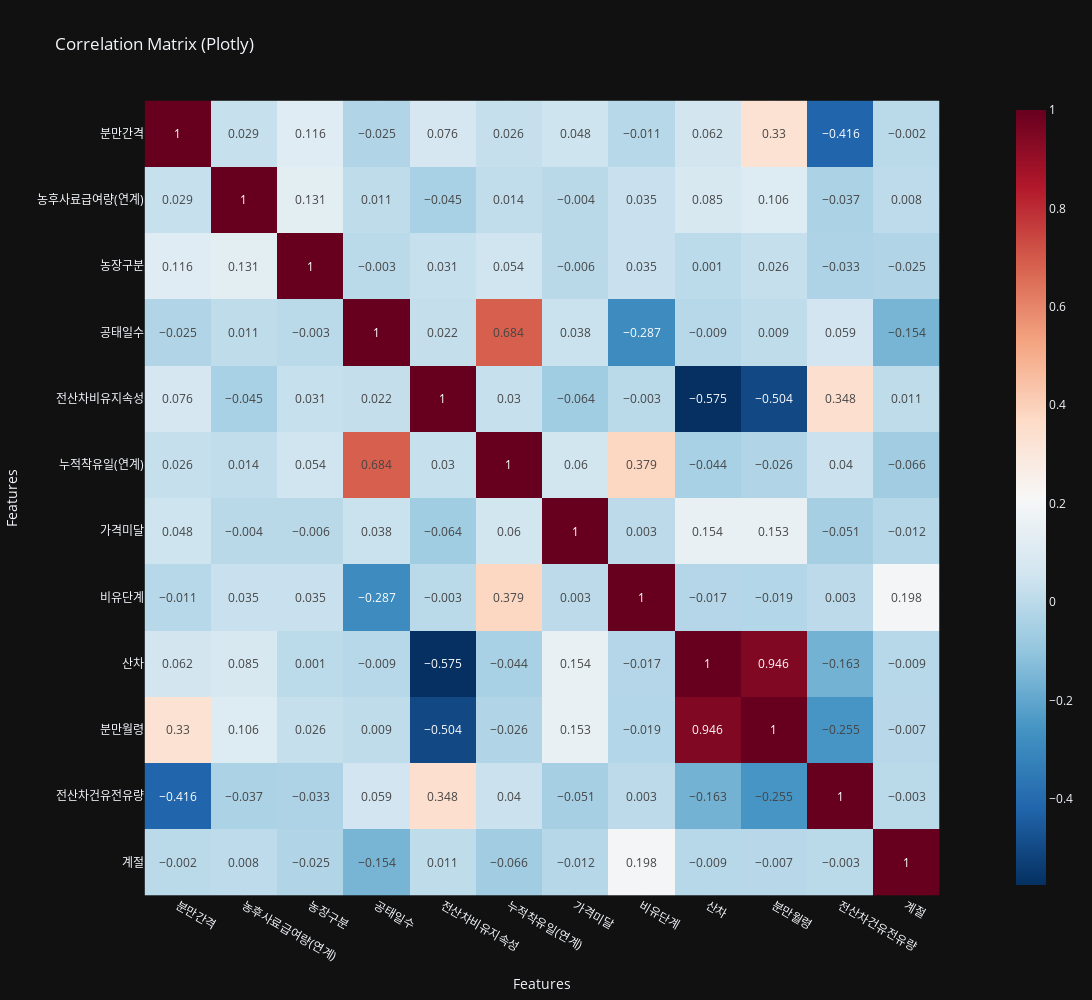

This figure's notebook cell:
### Markdown cell above
# 변수들 간의 상관관계 확인해서 review_score, monthly_avg_orders와 상관계수 높은 것들은 제거하거나 처리

### Code cell
vars = list(set(features + [target]) - set(['정액코드분류']))
corr_matrix = df[vars].corr('spearman').round(3)

fig_corr = px.imshow(
    corr_matrix,
    text_auto=True,
    color_continuous_scale="RdBu_r",
    title="Correlation Matrix (Plotly)",
    template="plotly_dark"
)
fig_corr.update_layout(
    xaxis_title="Features",
    yaxis_title="Features",
    width=1200, height=1000
)
fig_corr.show()

### Figure 1 — Plotly figure (JSON) as saved in the notebook; plotly's stock layout.template omitted (floating-point values rounded to 4 significant figures; data arrays with more than 128 entries replaced by an {"elided": "..."} marker saying what was removed)
{"data": [{"coloraxis": "coloraxis", "hovertemplate": "x: %{x}<br>y: %{y}<br>color: %{z}<extra></extra>", "name": "0", "texttemplate": "%{z}", "type": "heatmap", "x": ["분만간격", "농후사료급여량(연계)", "농장구분", "공태일수", "전산차비유지속성", "누적착유일(연계)", "가격미달", "비유단계", "산차", "분만월령", "전산차건유전유량", "계절"], "xaxis": "x", "y": ["분만간격", "농후사료급여량(연계)", "농장구분", "공태일수", "전산차비유지속성", "누적착유일(연계)", "가격미달", "비유단계", "산차", "분만월령", "전산차건유전유량", "계절"], "yaxis": "y", "z": {"elided": "12x12 float values"}}], "layout": {"coloraxis": {"colorscale": [[0, "rgb(5,48,97)"], [0.1, "rgb(33,102,172)"], [0.2, "rgb(67,147,195)"], [0.3, "rgb(146,197,222)"], [0.4, "rgb(209,229,240)"], [0.5, "rgb(247,247,247)"], [0.6, "rgb(253,219,199)"], [0.7, "rgb(244,165,130)"], [0.8, "rgb(214,96,77)"], [0.9, "rgb(178,24,43)"], [1, "rgb(103,0,31)"]]}, "height": 1000, "title": {"text": "Correlation Matrix (Plotly)"}, "width": 1200, "xaxis": {"anchor": "y", "constrain": "domain", "domain": [0, 1], "scaleanchor": "y", "title": {"text": "Features"}}, "yaxis": {"anchor": "x", "autorange": "reversed", "constrain": "domain", "domain": [0, 1], "title": {"text": "Features"}}}}
